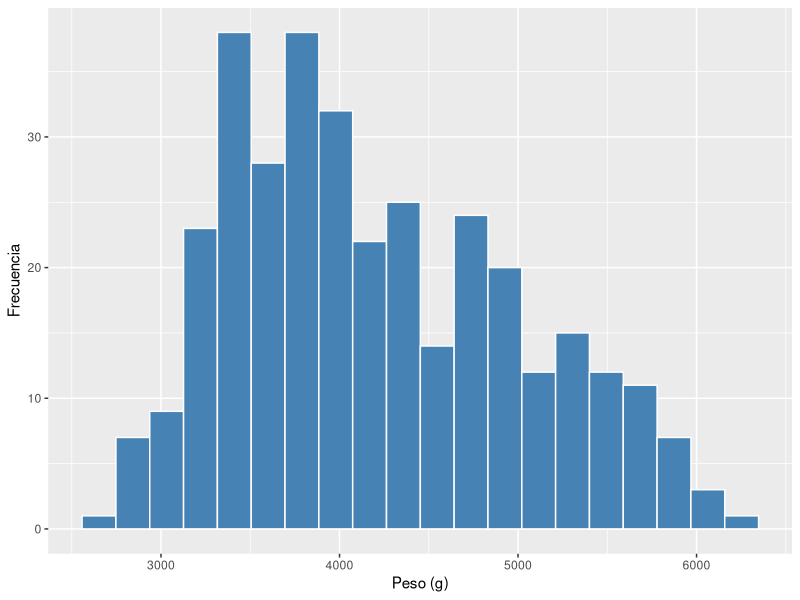
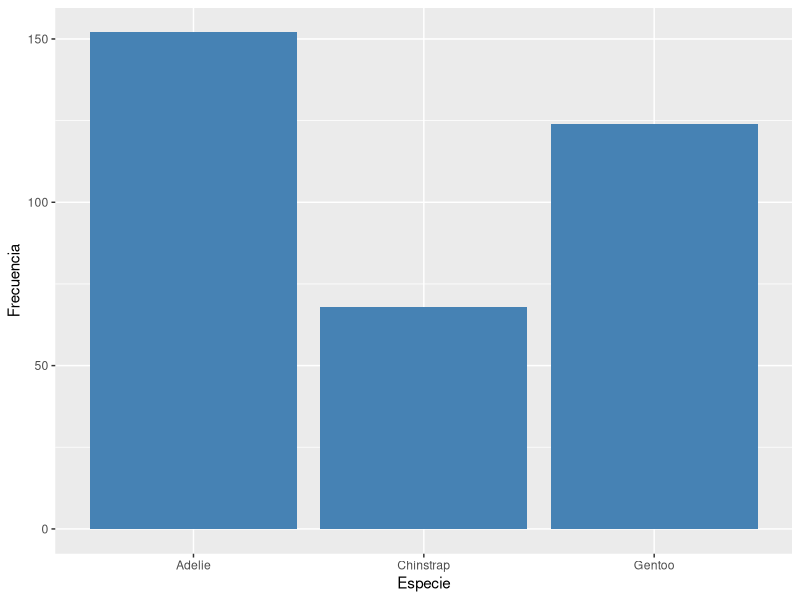
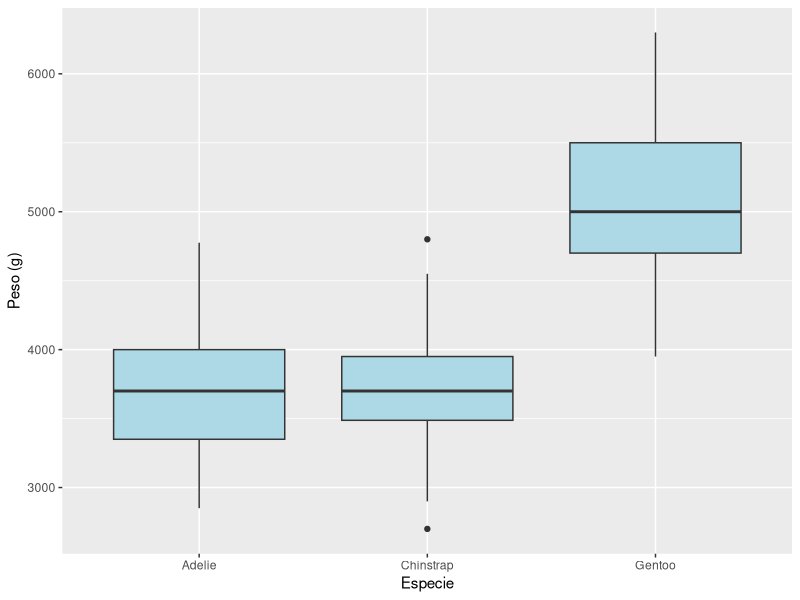
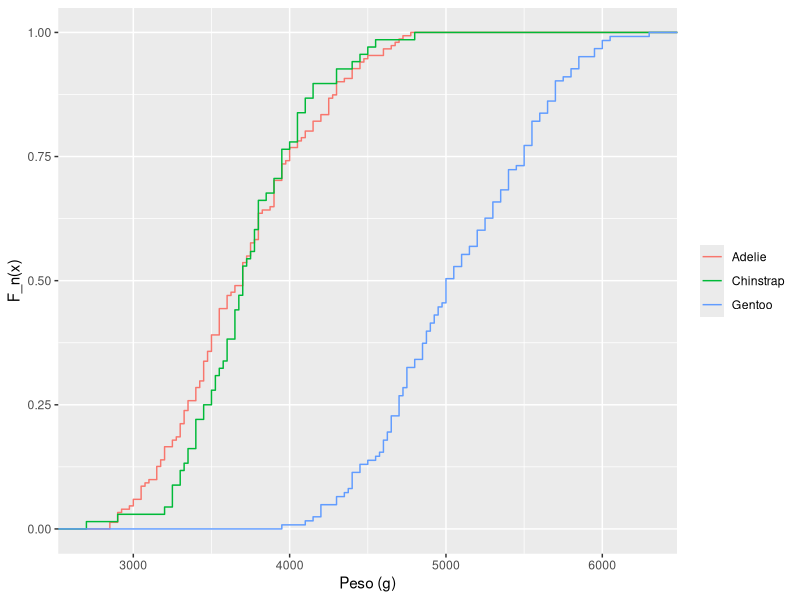
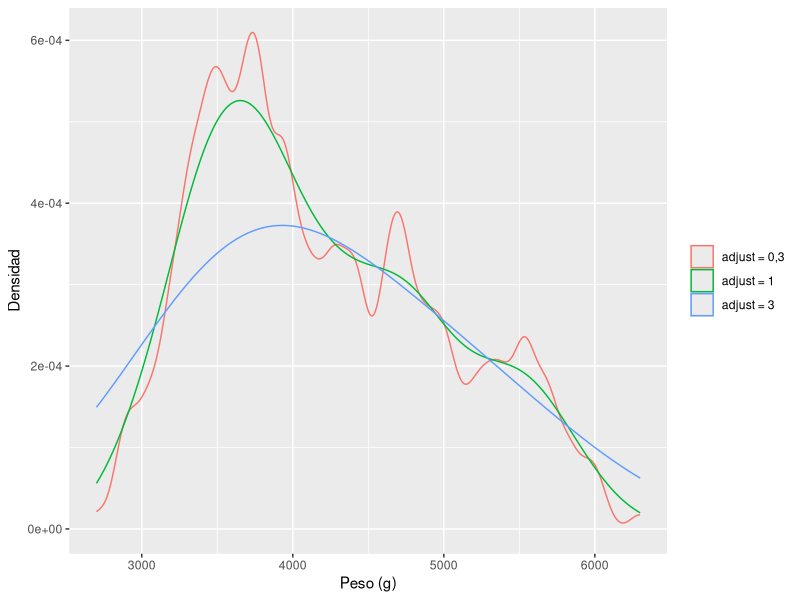
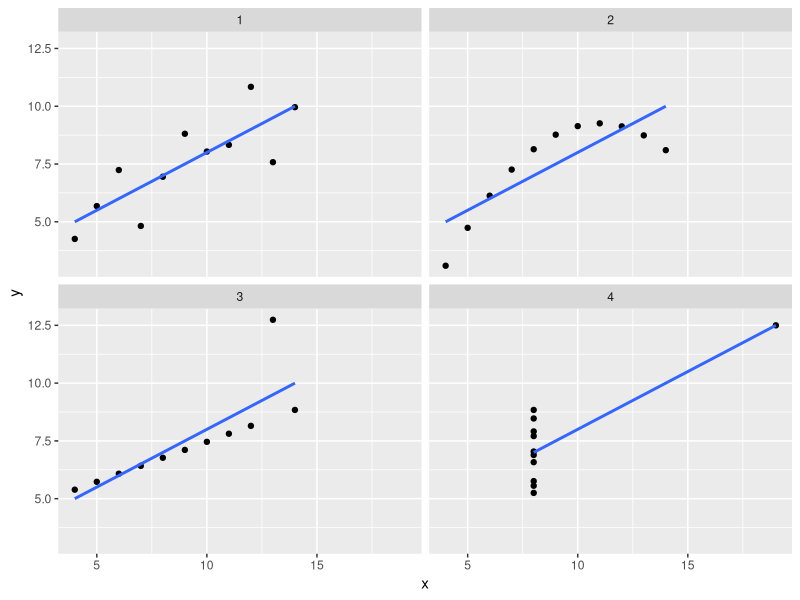

These figures' R source, in order:
## ---- chunk 1
library(tidyverse)
library(palmerpenguins)
## ---- chunk 2
glimpse(penguins)
## ---- chunk 3
table(penguins$species)              # frecuencias absolutas
prop.table(table(penguins$species))  # frecuencias relativas
## ---- chunk 4
peso <- penguins$body_mass_g
mean(peso, na.rm = TRUE)
median(peso, na.rm = TRUE)
quantile(peso, probs = c(0.25, 0.5, 0.75), na.rm = TRUE)
## ---- chunk 5
moda <- function(x) {
  tabla <- table(x)
  names(tabla)[which.max(tabla)]
}
moda(penguins$species)
## ---- chunk 6
var(peso, na.rm = TRUE)                       # varianza
sd(peso, na.rm = TRUE)                        # desviación típica
IQR(peso, na.rm = TRUE)                       # rango intercuartílico
diff(range(peso, na.rm = TRUE))               # rango
sd(peso, na.rm = TRUE) / mean(peso, na.rm = TRUE)  # coeficiente de variación
## ---- chunk 7
summary(penguins$body_mass_g)
## ---- chunk 8
penguins |>
  group_by(species) |>
  summarise(
    n = n(),
    media = mean(body_mass_g, na.rm = TRUE),
    mediana = median(body_mass_g, na.rm = TRUE),
    desv_tipica = sd(body_mass_g, na.rm = TRUE)
  )
## ---- chunk 9
#| label: fig-histograma
#| fig-cap: "Distribución del peso corporal de los pingüinos."
ggplot(penguins, aes(x = body_mass_g)) +
  geom_histogram(bins = 20, fill = "steelblue", color = "white", na.rm = TRUE) +
  labs(x = "Peso (g)", y = "Frecuencia")
## ---- chunk 10
#| label: fig-barras
#| fig-cap: "Número de pingüinos por especie."
ggplot(penguins, aes(x = species)) +
  geom_bar(fill = "steelblue") +
  labs(x = "Especie", y = "Frecuencia")
## ---- chunk 11
#| label: fig-caja
#| fig-cap: "Peso según la especie."
ggplot(penguins, aes(x = species, y = body_mass_g)) +
  geom_boxplot(fill = "lightblue", na.rm = TRUE) +
  labs(x = "Especie", y = "Peso (g)")
## ---- chunk 12
x <- na.omit(peso)
mean((x - mean(x))^3) / sd(x)^3
## ---- chunk 13
#| label: fig-ecdf
#| fig-cap: "Función de distribución empírica del peso por especie."
Fn <- ecdf(na.omit(peso))
Fn(4000)                                   # proporción de pingüinos con peso <= 4000 g
quantile(peso, c(0.1, 0.5, 0.9), na.rm = TRUE)

ggplot(penguins, aes(body_mass_g, color = species)) +
  stat_ecdf(na.rm = TRUE) +
  labs(x = "Peso (g)", y = "F_n(x)", color = NULL)
## ---- chunk 14
#| label: fig-kernel
#| fig-cap: "Densidad kernel del peso con tres anchos de banda."
ggplot(penguins, aes(body_mass_g)) +
  geom_density(aes(color = "adjust = 0,3"), adjust = 0.3, na.rm = TRUE) +
  geom_density(aes(color = "adjust = 1"), adjust = 1, na.rm = TRUE) +
  geom_density(aes(color = "adjust = 3"), adjust = 3, na.rm = TRUE) +
  labs(x = "Peso (g)", y = "Densidad", color = NULL)
## ---- chunk 15
momento_central <- function(x, r) { x <- na.omit(x); mean((x - mean(x))^r) }
asimetria <- function(x) momento_central(x, 3) / momento_central(x, 2)^1.5
curtosis  <- function(x) momento_central(x, 4) / momento_central(x, 2)^2

penguins |>
  group_by(species) |>
  summarise(asimetria = asimetria(body_mass_g), curtosis = curtosis(body_mass_g))
## ---- chunk 16
x <- c(rnorm(50, 100, 10), 1000)           # 50 observaciones normales y un atípico
rbind(media = mean(x), media_recortada = mean(x, trim = 0.1), mediana = median(x),
      desv_tipica = sd(x), iqr = IQR(x), mad = mad(x))
## ---- chunk 17
z <- scale(peso)[, 1]
c(media = mean(z, na.rm = TRUE), sd = sd(z, na.rm = TRUE))
sum(abs(z) > 3, na.rm = TRUE)              # valores a más de 3 desviaciones típicas
## ---- chunk 18
c(pearson = cor(mtcars$hp, mtcars$mpg), spearman = cor(mtcars$hp, mtcars$mpg, method = "spearman"))
## ---- chunk 19
#| label: fig-anscombe
#| fig-cap: "Cuarteto de Anscombe: mismos resúmenes, relaciones distintas."
cuarteto <- anscombe |>
  pivot_longer(everything(), names_to = c(".value", "grupo"), names_pattern = "(.)(.)")

cuarteto |>
  group_by(grupo) |>
  summarise(media_x = mean(x), media_y = mean(y), r = cor(x, y))

ggplot(cuarteto, aes(x, y)) +
  geom_point() +
  geom_smooth(method = "lm", se = FALSE) +
  facet_wrap(~grupo)
## ---- chunk 20
tabla <- table(penguins$species, penguins$island)
tabla
round(prop.table(tabla, margin = 1), 2)    # distribución de islas dentro de cada especie
